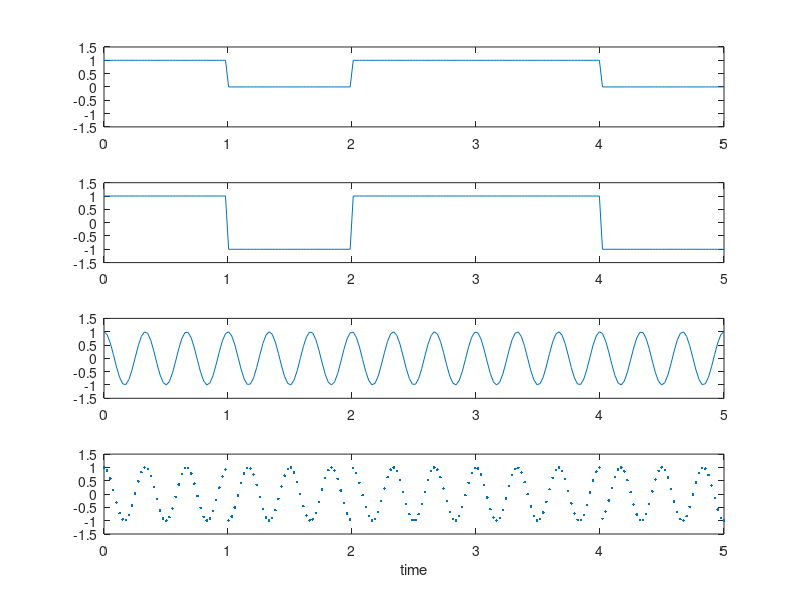

Here is the MATLAB script that generated this plot:
 d=[1 0 1 1 0]; % Data sequence
b=2*d-1; % Convert unipolar to bipolar
T=1; % Bit duration
Eb=T/2; % This will result in unit amplitude waveforms
fc=3/T; % Carrier frequency
%t=linspace(0,5,1000); % discrete time sequence between 0 and 5*T (1000 samples)
t=linspace(0,5,200); % discrete time sequence between 0 and 5*T (64 samples)
N=length(t); % Number of samples
Nsb=N/length(d); % Number of samples per bit
dd=repmat(d',1,Nsb); % replicate each bit Nsb times
bb=repmat(b',1,Nsb); dw=dd'; % Transpose the rows and columns
dw=dw(:)'; 
% Convert dw to a column vector (colum by column) and convert to a row vector
bw=bb';
bw=bw(:)'; % Data sequence samples
w=sqrt(2*Eb/T)*cos(2*pi*fc*t); % carrier waveform
bpsk_w=bw.*w; % modulated waveform

% plotting commands follow

subplot(4,1,1);
plot(t,dw); axis([0 5 -1.5 1.5])

subplot(4,1,2);
plot(t,bw); axis([0 5 -1.5 1.5])

subplot(4,1,3);
plot(t,w); axis([0 5 -1.5 1.5])

subplot(4,1,4);
plot(t,bpsk_w,'.'); axis([0 5 -1.5 1.5])
xlabel('time')
bpsk = bpsk_w;
save bpsk.mat bpsk